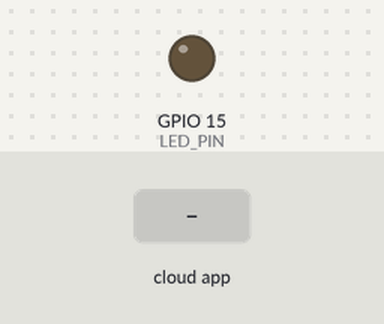
Simulated run of this sketch. Board: ESP32. Shown: output pins drawn as LEDs (lit = HIGH). The inputs (shaded band) are chosen by the test bench. WiFi joins after 1.5 s; servers stay silent unless stated; what the sketch prints to the serial monitor is not drawn.

Above: at 2.7 s.
2.8 s: the phone or cloud app sets 69d4dc0052800e7ce360c1d5 to 1
At 3.7 s:
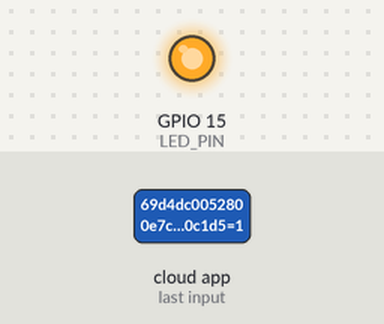
4.3 s: the phone or cloud app sets 69d4dc0052800e7ce360c1d5 to 0
At 4.8 s:
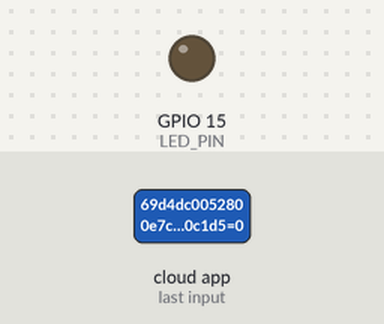
Timing chart, 0 to 7.3 s (numbered marks = the images above; inputs shaded):
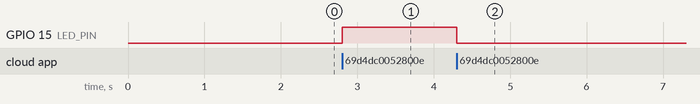

The sketch:

assistant.ino
```cpp
#define ENABLE_DEBUG

#ifdef ENABLE_DEBUG
#define DEBUG_ESP_PORT Serial
#define NODEBUG_WEBSOCKETS
#define NDEBUG
#endif

#include <WiFi.h>
#include <SinricPro.h>
#include <SinricProSwitch.h>

#define WIFI_SSID     "Garg"
#define WIFI_PASS     "00000000"

#define APP_KEY       "283ef64c-bbbc-48e5-b4c9-38c30d85e68d"
#define APP_SECRET    "c3fde2a1-c857-44a1-bf97-b52442b5c1f9-eclc11d2-cb7d-403d-b8ed-9203617a87cd"

#define DEVICE_ID     "69d4dc0052800e7ce360c1d5"

#define LED_PIN 15

bool onPowerState(const String &deviceId, bool &state) {
  Serial.printf("Device turned %s\n", state ? "ON" : "OFF");

  digitalWrite(LED_PIN, state);

  return true;
}

void setupWiFi() {
  Serial.print("Connecting to WiFi");
  WiFi.begin(WIFI_SSID, WIFI_PASS);

  while (WiFi.status() != WL_CONNECTED) {
    Serial.print(".");
    delay(500);
  }

  Serial.println("\nWiFi Connected!");
}

void setupSinricPro() {
  SinricProSwitch &mySwitch = SinricPro[DEVICE_ID];

  mySwitch.onPowerState(onPowerState);

  SinricPro.begin(APP_KEY, APP_SECRET);
}

void setup() {
  Serial.begin(115200);

  pinMode(LED_PIN, OUTPUT);
  digitalWrite(LED_PIN, LOW);

  setupWiFi();
  setupSinricPro();
}

void loop() {
  SinricPro.handle();
}
```

Measured:
- after the input at 2.8 s, GPIO 15 (LED_PIN): LOW → HIGH at once
- after the input at 4.3 s, GPIO 15 (LED_PIN): HIGH → LOW at once
